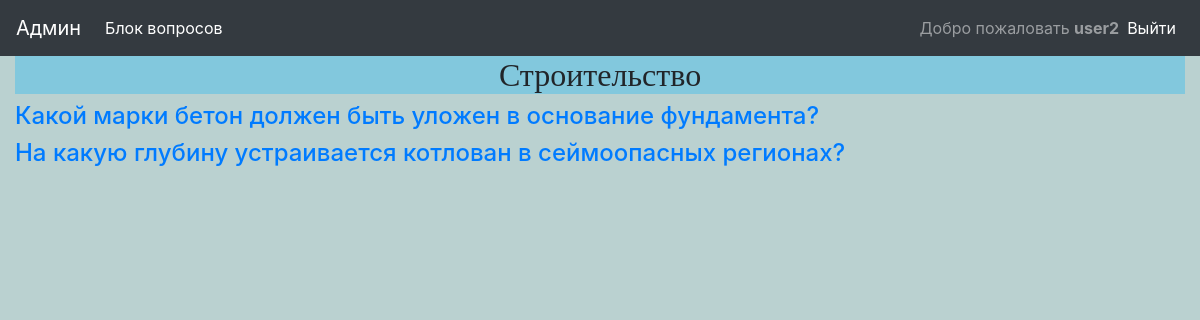
The page /question_in_block/3 (signed in) on the database its author committed.
### questions/models.py (models this page shows, shortened)
class Block(models.Model):
	POLL = 'PL'
	TEST = 'TS'
	TYPE_BLOCK_CHOICES = [
		(POLL, 'Опросник'),
		(TEST, 'Тест'),
	]
	type_block = models.CharField("Тип тестов", max_length=2, choices=TYPE_BLOCK_CHOICES, default=TEST)
	title = models.CharField("Название", max_length=128, null=True, blank=True)
	description = tinymce_models.HTMLField("Описание", blank=True)
	question_count = models.SmallIntegerField("Question count", help_text = 'Поле не заполнять', default=0)
	is_passed = models.BooleanField("Сделать тест недоступным", default=False, help_text='Поставте галочку, для деактивации теста')
	date_begin = models.DateTimeField('Дата начала теста', default=timezone.now)
	class Meta:
		verbose_name = 'Блок тестов'
		verbose_name_plural = 'Блоки тестов'

class QuestionInBlock(models.Model):
	question = models.ForeignKey(Question, on_delete=models.CASCADE, related_name='question', null=True, verbose_name='Вопрос')
	block = models.ForeignKey(Block, on_delete=models.CASCADE, related_name='block', verbose_name='Блок')
	class Meta:
		verbose_name = 'Вопрос в блоке'
		verbose_name_plural = 'Вопросы в блоке'

class Question(models.Model):
	RADIO = 'RO'
	CHECKBOX = 'CX'
	TYPE_VARIANT_CHOICES = [
		(RADIO, 'Радиокнопка'),
		(CHECKBOX, 'Чекбокс'),
	]
	title = models.CharField("Вопрос", max_length=264, null=True, blank=True)
	image = models.ImageField("Картинка", blank=True, upload_to='media')
	type_variant = models.CharField("Выбор варианта", max_length=2, choices=TYPE_VARIANT_CHOICES, default=RADIO)
	class Meta:
		verbose_name = 'Вопрос'
		verbose_name_plural = 'Вопросы'

### questions/views.py (the view)
# urls.py: path('question_in_block/<int:block_id>', views.questioninblock, name='question_in_block'),
@login_required()
def questioninblock(request, block_id):
	user = request.user
	user_profile = UserProfile.objects.filter(user=user)
	blocks = get_object_or_404(Block, pk=block_id)
	block_count = Block.objects.all().count()
	questions_in_block = QuestionInBlock.objects.filter(block__id=blocks.id)
	context = {
		'blocks': blocks,
		'questions_in_block': questions_in_block,
	}
	for i in user_profile: # проверка на повторное прохождение теста
		for a in i.question_in_block.all():
			if a.block.id == block_id and i.question_in_block.all().count() == questions_in_block.count():
				return redirect('wrong_block')
	return render(request, 'question_in_block.html', context)

### questions/templates/question_in_block.html (shortened to what this page needs)
{% extends 'base.html' %}
{% block header %}{{ blocks.title }}{% endblock header %}
{% block content %}
{% for question in questions_in_block %}
<h4><a href="{% url 'answer' question.id %}">{{ question.question.title }}</a></h4>
{% endfor %}
{% endblock %}

### questions/templates/base.html (shortened to what this page needs)
<!DOCTYPE html>
{% load static %}
<html lang="en">
<head>
    {% block bootstrap_header %}
    <link rel="stylesheet" href='{% static "css/bootstrap.min.css" %}' />
    {% endblock bootstrap_header %}
</head>
<body style="background-color: rgb(186, 209, 208);">
    <nav class="navbar navbar-expand-lg navbar-dark bg-dark">
        <a class="navbar-brand" href="{% url 'admin:index' %}">Админ</a>
        <div class="collapse navbar-collapse" id="navbarSupportedContent">
          <ul class="navbar-nav mr-auto">
            {% if user.is_authenticated %}
            <li class="nav-item active">
              <a class="nav-link" href="{% url 'blocks' %}">Блок вопросов</a>
            </li>
            {% endif %}
          </ul>
          {% if user.is_authenticated %}
          <span class="navbar-text">Добро пожаловать <strong>{{ user.username }}</strong></span>
          {% endif %}
          <ul class="nav justify-content-end navbar-nav">
            <li class="nav-item active">
              <a class="nav-link" href="{% url 'logout' %}">Выйти</a>
            </li>
          </ul>
        </div>
      </nav>
      <div class="container-fluid">
        <div class="row">
          <div class="col-12">
            <h2 class="text-center" style="background-color: #82c8dd; font-family: 'Lobster', cursive;">{% block header %}{% endblock header %}</h2>
          </div>
        </div>
    {% block content %}
    {% endblock content %}
      </div>
</body>
</html>

### rows shown on the page
Block: title "Строительство"
QuestionInBlock: question "Какой марки бетон должен быть уложен в основание фундамента?"
QuestionInBlock: question "На какую глубину устраивается котлован в сеймоопасных регионах?"

### other values the page prints
{{ user.username }} "user2"
